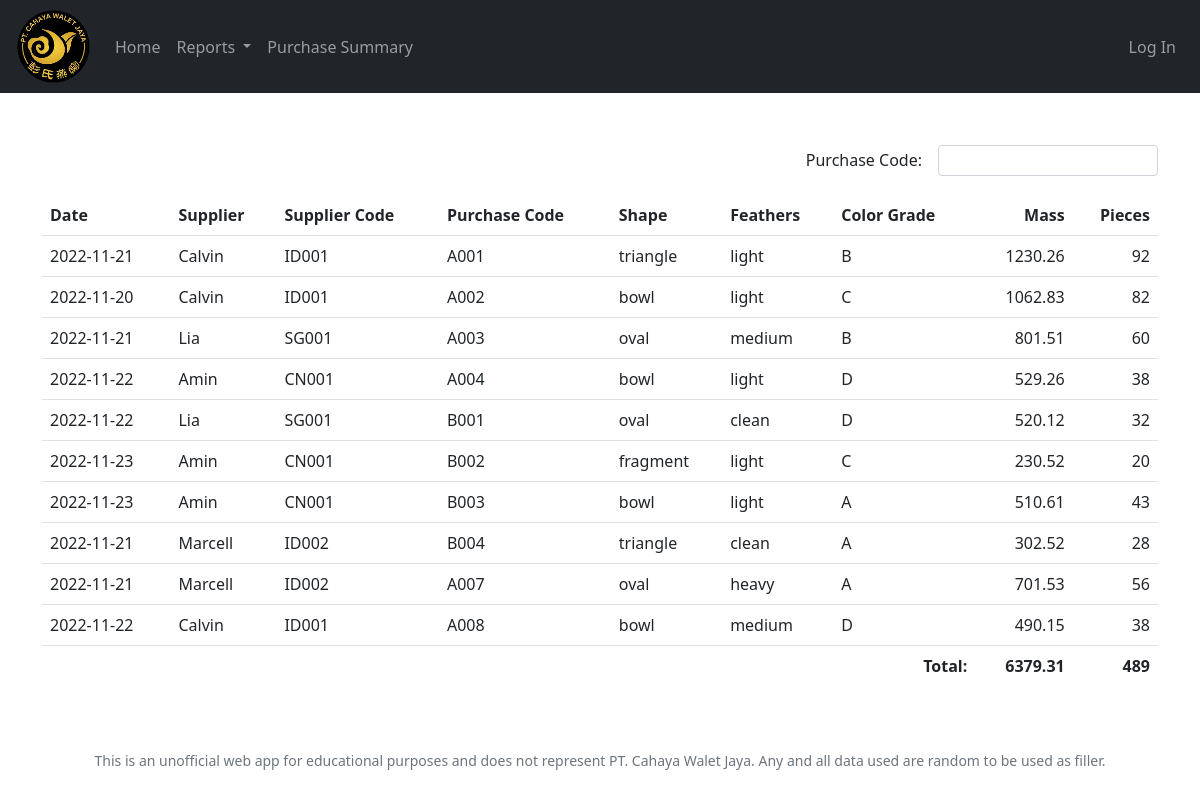
Page /purchase_reports?filter=purchase_code on the committed database.
### tables this page shows
CREATE TABLE purchases (
    id INTEGER PRIMARY KEY AUTOINCREMENT NOT NULL,
    date NUMERIC,
    supplier TEXT,
    supplier_code TEXT,
    purchase_code TEXT,
    shape TEXT,
    feather TEXT,
    color TEXT,
    mass NUMERIC,
    pieces INTEGER,
    admin_id INTEGER,
    edit_time NUMERIC,
    FOREIGN KEY(admin_id) REFERENCES admins(admin_id));

### app.py (the view)
@app.route("/purchase_reports")
def purchase_reports():
    labels = {
        "supplier": "Supplier",
        "purchase_code": "Purchase Code",
        "shape": "Shape",
    }
    filter = request.args.get("filter")
    purchases = db.execute("SELECT * FROM purchases")
    total = db.execute("SELECT SUM(mass), SUM(pieces) FROM purchases")[0]
    if total["SUM(mass)"] == None:
        total["SUM(mass)"] = 0
    if total["SUM(pieces)"] == None:
        total["SUM(pieces)"] = 0
    return render_template("purchase_reports.html", filter=filter, label=labels[filter], purchases=purchases, total=total, columns=purchase_columns)

### app.py (called while the page is built)
@app.after_request
def after_request(response):
    response.headers["Cache-Control"] = "no-cache, no-store, must-revalidate"
    response.headers["Expires"] = 0
    response.headers["Pragma"] = "no-cache"
    return response

### helpers.py (called while the page is built)
def two_decimal(value):
    return f"{value:.2f}"

### templates/purchase_reports.html (shortened to what this page needs)
{% extends "layout.html" %}
{% block main %}
    <div class="container d-flex flex-column">
        <div class="mb-3 row align-items-center justify-content-end g-3">
            <div class="col-auto">
                <label for="{{ filter }}" class="col-form-label text-end">{{ label }}:</label>
            </div>
            <div class="col-auto">
                <input autocomplete="off" name="{{ filter }}" class="form-control form-control-sm filter text" type="text" onkeyup="filter('text')">
            </div>
        </div>
        <table class="table table-hover">
            <thead>
                <tr>
                    {% for column in columns %}
                        <th class="{{ column['name'] }} text {{ column['align'] }} user-select-none" role="button" onclick="sort(this)">{{ column['label'] }}</th>
                    {% endfor %}
                </tr>
            </thead>
            <tbody>
                {% for purchase in purchases %}
                    <tr class="align-middle not-hidden">
                        {% for column in columns %}
                            {% set field = column['name'] %}
                            <td class="{{ column['align']}} {{ column['name'] }}">
                                {{ purchase[field] }}
                            </td>
                        {% endfor %}
                    </tr>
                {% endfor %}
            </tbody>
            <tfoot>
                <tr>
                    <td class="border-0 fw-bold text-end" colspan="7">Total:</td>
                    <td class="border-0 fw-bold text-end" id="sum_mass"> {{ total["SUM(mass)"] | two_decimal }} </td>
                    <td class="border-0 fw-bold text-end" id="sum_pieces"> {{ total["SUM(pieces)"] }} </td>
                </tr>
            </tfoot>
        </table>
    </div>
{% endblock %}

### rows in the picture
purchases: date "2022-11-21" "Calvin" "ID001" "A001" "triangle" "light" "B" "1230.26" "92"
purchases: date "2022-11-20" "Calvin" "ID001" "A002" "bowl" "light" "C" "1062.83" "82"
purchases: date "2022-11-21" "Lia" "SG001" "A003" "oval" "medium" "B" "801.51" "60"
purchases: date "2022-11-22" "Amin" "CN001" "A004" "bowl" "light" "D" "529.26" "38"
purchases: date "2022-11-22" "Lia" "SG001" "B001" "oval" "clean" "D" "520.12" "32"
purchases: date "2022-11-23" "Amin" "CN001" "B002" "fragment" "light" "C" "230.52" "20"
purchases: date "2022-11-23" "Amin" "CN001" "B003" "bowl" "light" "A" "510.61" "43"
purchases: date "2022-11-21" "Marcell" "ID002" "B004" "triangle" "clean" "A" "302.52" "28"
purchases: date "2022-11-21" "Marcell" "ID002" "A007" "oval" "heavy" "A" "701.53" "56"
purchases: date "2022-11-22" "Calvin" "ID001" "A008" "bowl" "medium" "D" "490.15" "38"

### other values in the picture
{{ label }} "Purchase Code"
{{ column['label'] }} "Date" "Supplier" "Supplier Code" "Purchase Code" "Shape" "Feathers" "Color Grade" "Mass" "Pieces"
{{ total["SUM(mass)"] | two_decimal }} "6379.31"
{{ total["SUM(pieces)"] }} "489"
